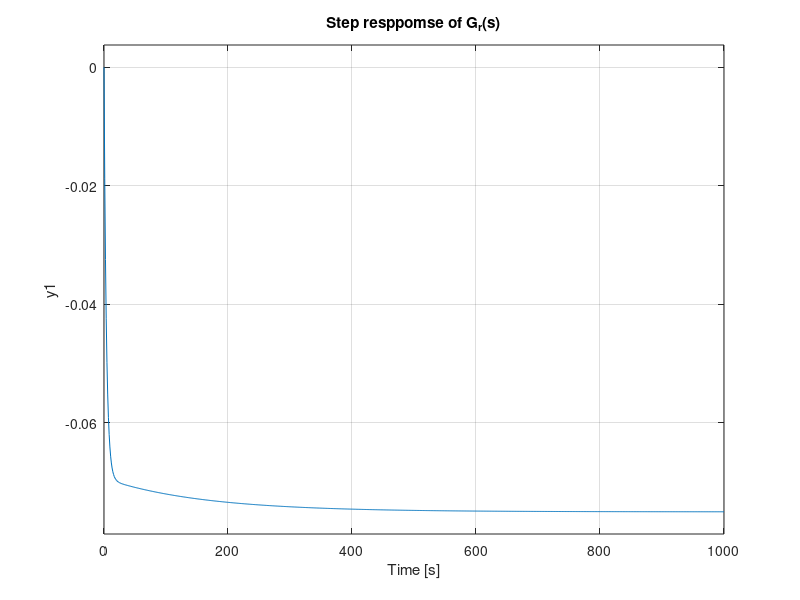

Write the MATLAB code that produced this figure. (Note: this script raises an error after producing the figure.)
s = tf('s');

% G_r(s) = -0.0184*(s + 0.0068)/[(s+0.2647)*(s+0.0063)]
Gr = -0.0184*(s+0.0068)/((s+0.2647)*(s+0.0063));

final_value = dcgain(Gr);
fprintf('Final Value: %.5f\n', final_value);

figure;
step(Gr);
grid on;
title('Step resppomse of G_r(s)');

info = stepinfo(Gr, 'SettlingTimeThreshold', 0.01);
fprintf('1%% Settling Time: %.2f sec\n', info.SettlingTime);
